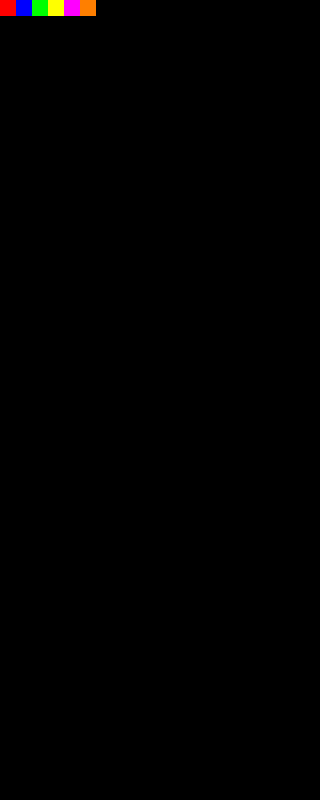

A level layout from a 2D game, rendered from its tile map. Below: a short description, then the map file with its tile-grid data intact:
An orthogonal 20x50 tile map with 16x16 px tiles, 1 tile layer (tiletypes).

<map version="1.8" tiledversion="1.8.5" orientation="orthogonal" renderorder="right-down" width="20" height="50" tilewidth="16" tileheight="16" infinite="0" nextlayerid="2" nextobjectid="1">
 <tileset firstgid="1" source="../../../tilesets/tiletypes.tsx" />
 <layer id="1" name="tiletypes" width="20" height="50">
  <data encoding="csv">
1,2,3,4,5,6,0,0,0,0,0,0,0,0,0,0,0,0,0,0,
0,0,0,0,0,0,0,0,0,0,0,0,0,0,0,0,0,0,0,0,
0,0,0,0,0,0,0,0,0,0,0,0,0,0,0,0,0,0,0,0,
0,0,0,0,0,0,0,0,0,0,0,0,0,0,0,0,0,0,0,0,
0,0,0,0,0,0,0,0,0,0,0,0,0,0,0,0,0,0,0,0,
0,0,0,0,0,0,0,0,0,0,0,0,0,0,0,0,0,0,0,0,
0,0,0,0,0,0,0,0,0,0,0,0,0,0,0,0,0,0,0,0,
0,0,0,0,0,0,0,0,0,0,0,0,0,0,0,0,0,0,0,0,
0,0,0,0,0,0,0,0,0,0,0,0,0,0,0,0,0,0,0,0,
0,0,0,0,0,0,0,0,0,0,0,0,0,0,0,0,0,0,0,0,
0,0,0,0,0,0,0,0,0,0,0,0,0,0,0,0,0,0,0,0,
0,0,0,0,0,0,0,0,0,0,0,0,0,0,0,0,0,0,0,0,
0,0,0,0,0,0,0,0,0,0,0,0,0,0,0,0,0,0,0,0,
0,0,0,0,0,0,0,0,0,0,0,0,0,0,0,0,0,0,0,0,
0,0,0,0,0,0,0,0,0,0,0,0,0,0,0,0,0,0,0,0,
0,0,0,0,0,0,0,0,0,0,0,0,0,0,0,0,0,0,0,0,
0,0,0,0,0,0,0,0,0,0,0,0,0,0,0,0,0,0,0,0,
0,0,0,0,0,0,0,0,0,0,0,0,0,0,0,0,0,0,0,0,
0,0,0,0,0,0,0,0,0,0,0,0,0,0,0,0,0,0,0,0,
0,0,0,0,0,0,0,0,0,0,0,0,0,0,0,0,0,0,0,0,
0,0,0,0,0,0,0,0,0,0,0,0,0,0,0,0,0,0,0,0,
0,0,0,0,0,0,0,0,0,0,0,0,0,0,0,0,0,0,0,0,
0,0,0,0,0,0,0,0,0,0,0,0,0,0,0,0,0,0,0,0,
0,0,0,0,0,0,0,0,0,0,0,0,0,0,0,0,0,0,0,0,
0,0,0,0,0,0,0,0,0,0,0,0,0,0,0,0,0,0,0,0,
0,0,0,0,0,0,0,0,0,0,0,0,0,0,0,0,0,0,0,0,
0,0,0,0,0,0,0,0,0,0,0,0,0,0,0,0,0,0,0,0,
0,0,0,0,0,0,0,0,0,0,0,0,0,0,0,0,0,0,0,0,
0,0,0,0,0,0,0,0,0,0,0,0,0,0,0,0,0,0,0,0,
0,0,0,0,0,0,0,0,0,0,0,0,0,0,0,0,0,0,0,0,
0,0,0,0,0,0,0,0,0,0,0,0,0,0,0,0,0,0,0,0,
0,0,0,0,0,0,0,0,0,0,0,0,0,0,0,0,0,0,0,0,
0,0,0,0,0,0,0,0,0,0,0,0,0,0,0,0,0,0,0,0,
0,0,0,0,0,0,0,0,0,0,0,0,0,0,0,0,0,0,0,0,
0,0,0,0,0,0,0,0,0,0,0,0,0,0,0,0,0,0,0,0,
0,0,0,0,0,0,0,0,0,0,0,0,0,0,0,0,0,0,0,0,
0,0,0,0,0,0,0,0,0,0,0,0,0,0,0,0,0,0,0,0,
0,0,0,0,0,0,0,0,0,0,0,0,0,0,0,0,0,0,0,0,
0,0,0,0,0,0,0,0,0,0,0,0,0,0,0,0,0,0,0,0,
0,0,0,0,0,0,0,0,0,0,0,0,0,0,0,0,0,0,0,0,
0,0,0,0,0,0,0,0,0,0,0,0,0,0,0,0,0,0,0,0,
0,0,0,0,0,0,0,0,0,0,0,0,0,0,0,0,0,0,0,0,
0,0,0,0,0,0,0,0,0,0,0,0,0,0,0,0,0,0,0,0,
0,0,0,0,0,0,0,0,0,0,0,0,0,0,0,0,0,0,0,0,
0,0,0,0,0,0,0,0,0,0,0,0,0,0,0,0,0,0,0,0,
0,0,0,0,0,0,0,0,0,0,0,0,0,0,0,0,0,0,0,0,
0,0,0,0,0,0,0,0,0,0,0,0,0,0,0,0,0,0,0,0,
0,0,0,0,0,0,0,0,0,0,0,0,0,0,0,0,0,0,0,0,
0,0,0,0,0,0,0,0,0,0,0,0,0,0,0,0,0,0,0,0,
0,0,0,0,0,0,0,0,0,0,0,0,0,0,0,0,0,0,0,0
</data>
 </layer>
</map>
